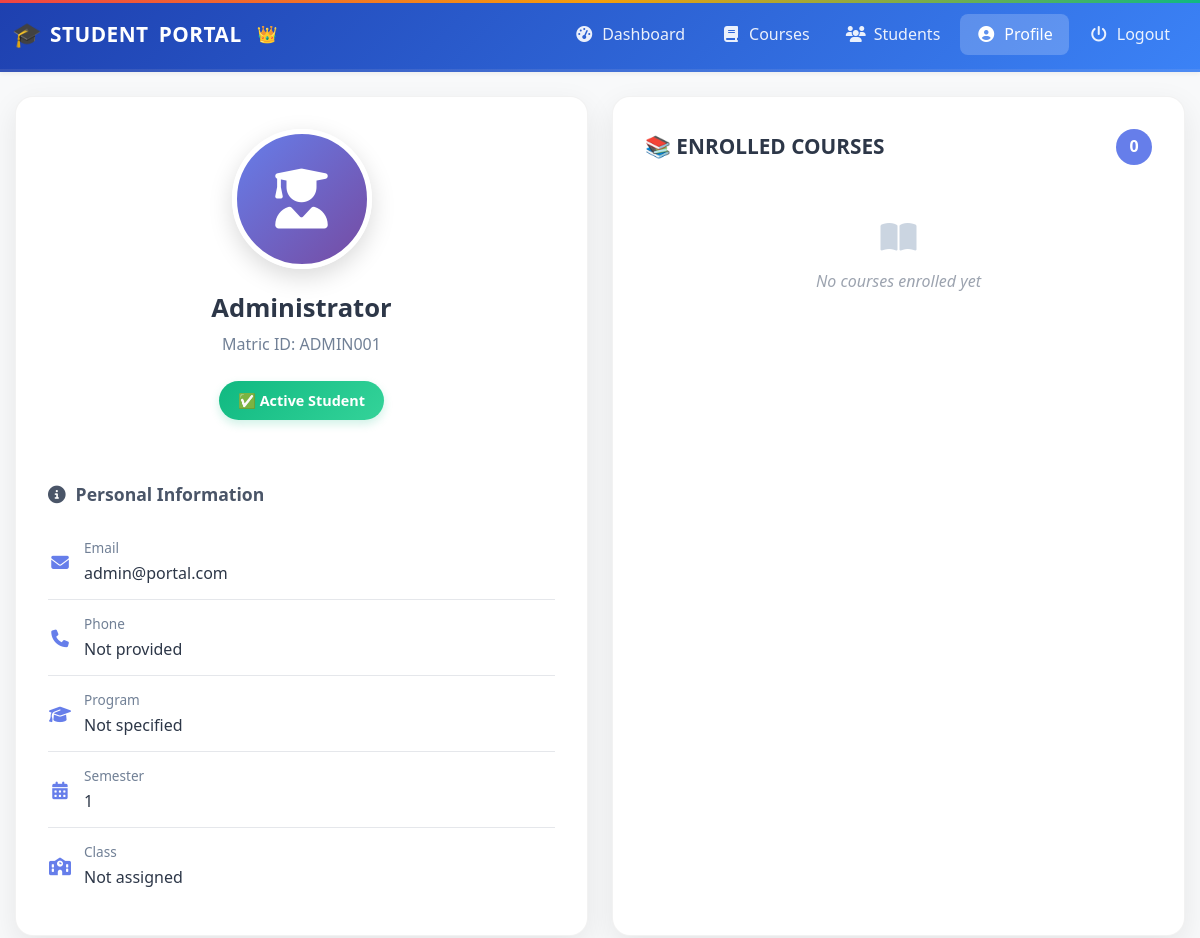
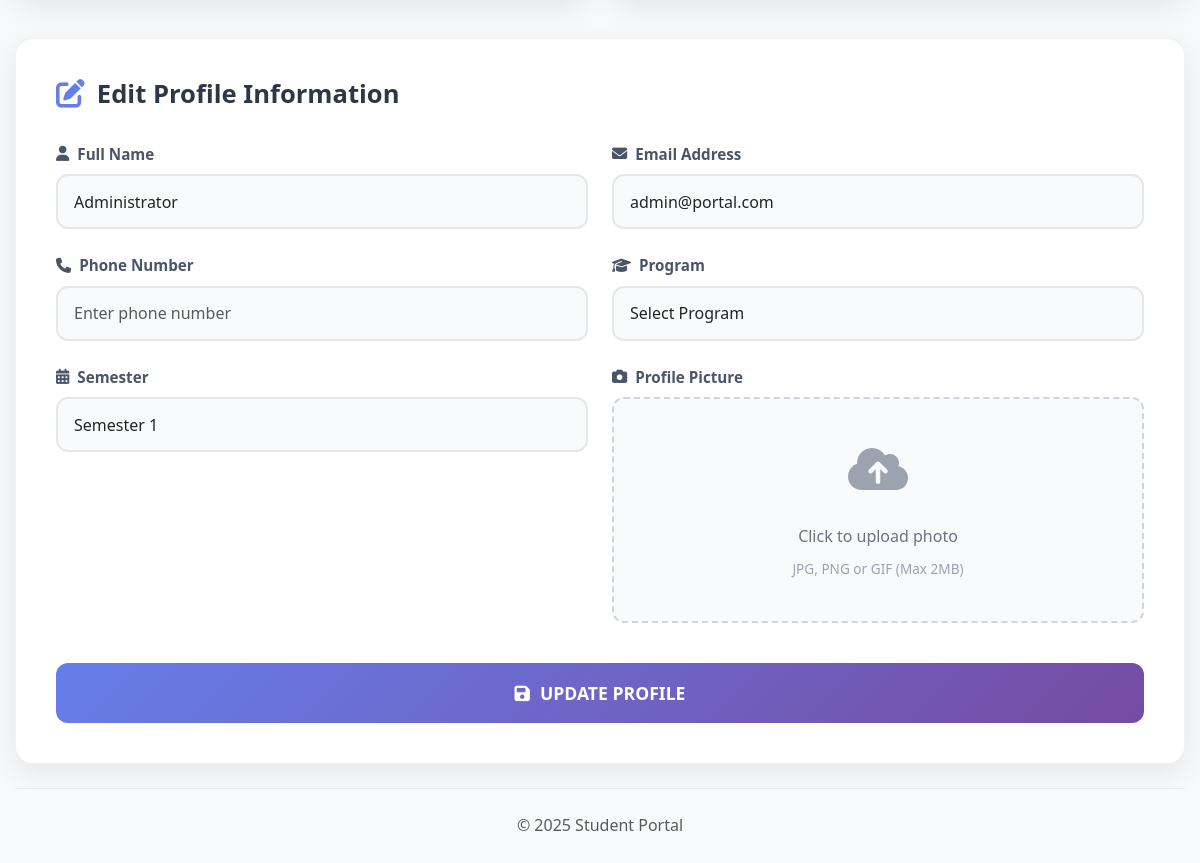
/student_portal/profile.php (signed in), run on the app's committed database (2 pictures, top to bottom).
### tables this page shows
CREATE TABLE `students` (
  `id` int(11) NOT NULL,
  `matric_id` varchar(50) NOT NULL,
  `email` varchar(100) NOT NULL,
  `name` varchar(100) NOT NULL,
  `password` varchar(255) NOT NULL,
  `phone` varchar(20) DEFAULT NULL,
  `program` varchar(100) DEFAULT NULL,
  `semester` int(11) DEFAULT 1,
  `class` varchar(50) DEFAULT NULL,
  `photo` varchar(255) DEFAULT NULL,
  `role` enum('student','admin') DEFAULT 'student',
  `created_at` timestamp NOT NULL DEFAULT current_timestamp()
);

### student_portal/profile.php (the view, shortened to what this page needs)
<?php
require_once "conn/db.php";
$id = $_SESSION['student']['id'];
$res = $conn->prepare("SELECT * FROM students WHERE id=?");
$res->bind_param("i", $id);
$res->execute();
$student = $res->get_result()->fetch_assoc();
$courses = [];
?>
<!DOCTYPE html>
<html lang="en">
<head>
    <link href="https://cdn.jsdelivr.net/npm/bootstrap@5.3.3/dist/css/bootstrap.min.css" rel="stylesheet">
    <link rel="stylesheet" href="https://cdnjs.cloudflare.com/ajax/libs/font-awesome/6.4.0/css/all.min.css">
    <link rel="stylesheet" href="style.css">
</head>
<body>
    <?php include "includes/header.php"; ?>
    <div class="profile-container mt-4">
        <div class="row g-4">
            <div class="col-lg-6">
                <div class="profile-card">
                    <div class="avatar-container">
                        <div class="profile-avatar">
                            <?php if (!empty($student['photo'])): ?>
                                <img src="uploads/<?php echo htmlspecialchars($student['photo']); ?>"
                                     alt="<?php echo htmlspecialchars($student['name']); ?>">
                            <?php else: ?>
                                <i class="fas fa-user-graduate"></i>
                            <?php endif; ?>
                        </div>
                        <h2 class="student-name"><?php echo htmlspecialchars($student['name']); ?></h2>
                        <p class="student-matric">Matric ID: <?php echo htmlspecialchars($student['matric_id']); ?></p>
                        <span class="status-badge">✅ Active Student</span>
                    </div>
                    <div class="info-section">
                        <h3 class="info-title">
                            <i class="fas fa-info-circle"></i>
                            Personal Information
                        </h3>
                        <div class="info-item">
                            <div class="info-icon">
                                <i class="fas fa-envelope"></i>
                            </div>
                            <div class="info-content">
                                <div class="info-label">Email</div>
                                <div class="info-value"><?php echo htmlspecialchars($student['email']); ?></div>
                            </div>
                        </div>
                        <div class="info-item">
                            <div class="info-icon">
                                <i class="fas fa-phone"></i>
                            </div>
                            <div class="info-content">
                                <div class="info-label">Phone</div>
                                <div class="info-value"><?php echo htmlspecialchars($student['phone'] ?? 'Not provided'); ?></div>
                            </div>
                        </div>
                        <div class="info-item">
                            <div class="info-icon">
                                <i class="fas fa-graduation-cap"></i>
                            </div>
                            <div class="info-content">
                                <div class="info-label">Program</div>
                                <div class="info-value"><?php echo htmlspecialchars($student['program'] ?? 'Not specified'); ?></div>
                            </div>
                        </div>
                        <div class="info-item">
                            <div class="info-icon">
                                <i class="fas fa-calendar-alt"></i>
                            </div>
                            <div class="info-content">
                                <div class="info-label">Semester</div>
                                <div class="info-value"><?php echo htmlspecialchars($student['semester'] ?? '1'); ?></div>
                            </div>
                        </div>
                        <div class="info-item">
                            <div class="info-icon">
                                <i class="fas fa-school"></i>
                            </div>
                            <div class="info-content">
                                <div class="info-label">Class</div>
                                <div class="info-value"><?php echo htmlspecialchars($student['class'] ?? 'Not assigned'); ?></div>
                            </div>
                        </div>
                    </div>
                </div>
            </div>
            <div class="col-lg-6">
                <div class="courses-section">
                    <div class="courses-header">
                        <div class="courses-title">📚 ENROLLED COURSES</div>
                        <div class="courses-count"><?php echo count($courses); ?></div>
                    </div>
                    <?php if (empty($courses)): ?>
                        <div class="no-courses">
                            <i class="fas fa-book-open mb-3" style="font-size: 2rem; color: #cbd5e1;"></i>
                            <p>No courses enrolled yet</p>
                        </div>
                    <?php endif; ?>
                </div>
            </div>
        </div>
        <div class="form-section">
            <div class="form-card">
                <div class="form-header">
                    <i class="fas fa-edit" style="font-size: 1.8rem; color: #667eea;"></i>
                    <h2 class="form-title">Edit Profile Information</h2>
                </div>
                <form method="POST" enctype="multipart/form-data">
                    <div class="row">
                        <div class="col-md-6">
                            <div class="form-group">
                                <label class="form-label">
                                    <i class="fas fa-user"></i>
                                    Full Name
                                </label>
                                <input type="text" name="name" class="form-control"
                                       value="<?php echo htmlspecialchars($student['name']); ?>"
                                       placeholder="Enter your full name" required>
                            </div>
                        </div>
                        <div class="col-md-6">
                            <div class="form-group">
                                <label class="form-label">
                                    <i class="fas fa-envelope"></i>
                                    Email Address
                                </label>
                                <input type="email" name="email" class="form-control"
                                       value="<?php echo htmlspecialchars($student['email']); ?>"
                                       placeholder="Enter your email address" required>
                            </div>
                        </div>
                    </div>
                    <div class="row">
                        <div class="col-md-6">
                            <div class="form-group">
                                <label class="form-label">
                                    <i class="fas fa-phone"></i>
                                    Phone Number
                                </label>
                                <input type="text" name="phone" class="form-control"
                                       value="<?php echo htmlspecialchars($student['phone'] ?? ''); ?>"
                                       placeholder="Enter phone number">
                            </div>
                        </div>
                        <div class="col-md-6">
                            <div class="form-group">
                                <label class="form-label">
                                    <i class="fas fa-graduation-cap"></i>
                                    Program
                                </label>
                                <select name="program" class="form-select">
                                    <option value="">Select Program</option>
                                </select>
                            </div>
                        </div>
                    </div>
                    <div class="row">
                        <div class="col-md-6">
                            <div class="form-group">
                                <label class="form-label">
                                    <i class="fas fa-calendar-alt"></i>
                                    Semester
                                </label>
                                <select name="semester" class="form-select">
                                    <option value="1" <?php echo ($student['semester'] ?? '') == '1' ? 'selected' : ''; ?>>Semester 1</option>
                                </select>
                            </div>
                        </div>
                        <div class="col-md-6">
                            <div class="form-group">
                                <label class="form-label">
                                    <i class="fas fa-camera"></i>
                                    Profile Picture
                                </label>
                                <div class="image-upload">
                                    <div class="upload-icon">
                                        <i class="fas fa-cloud-upload-alt"></i>
                                    </div>
                                    <div class="upload-text">Click to upload photo</div>
                                    <div class="upload-hint">JPG, PNG or GIF (Max 2MB)</div>
                                </div>
                            </div>
                        </div>
                    </div>
                    <button type="submit" name="update_profile" class="update-btn">
                        <i class="fas fa-save"></i>
                        UPDATE PROFILE
                    </button>
                </form>
            </div>
        </div>
        <?php include "includes/footer.php"; ?>
    </div>
</body>
</html>

### student_portal/css/style.css (style rules this page uses)
* { margin: 0; padding: 0; box-sizing: border-box; }
body { font-family: 'Segoe UI', Tahoma, Geneva, Verdana, sans-serif; background: #f8f9fa; color: #333; line-height: 1.6; min-height: 100vh; position: relative; }
.form-label { font-weight: 600; color: #495057; margin-bottom: 0.5rem; font-size: 0.9rem; }
.form-control { padding: 0.75rem 1rem; border: 1px solid #e1e5eb; border-radius: 10px; font-size: 0.95rem; transition: all 0.3s ease; background: rgba(255, 255, 255, 0.9); }
.profile-avatar { width: 120px; height: 120px; border-radius: 50%; background: linear-gradient(135deg, #667eea 0%, #764ba2 100%); display: flex; align-items: center; justify-content: center; font-size: 48px; margin: 0 auto 1rem; overflow: hidden; border: 4px solid white; box-shadow: 0 8px 20px rgba(0, 0, 0, 0.15); color: white; }

### data on the page
students: name "Administrator", matric "ADMIN001", email "admin@portal.com", phone "Not provided", program "Not specified", semester "1", class "Not assigned", semester "Semester 1"

### other printed values
count($courses) "0"
